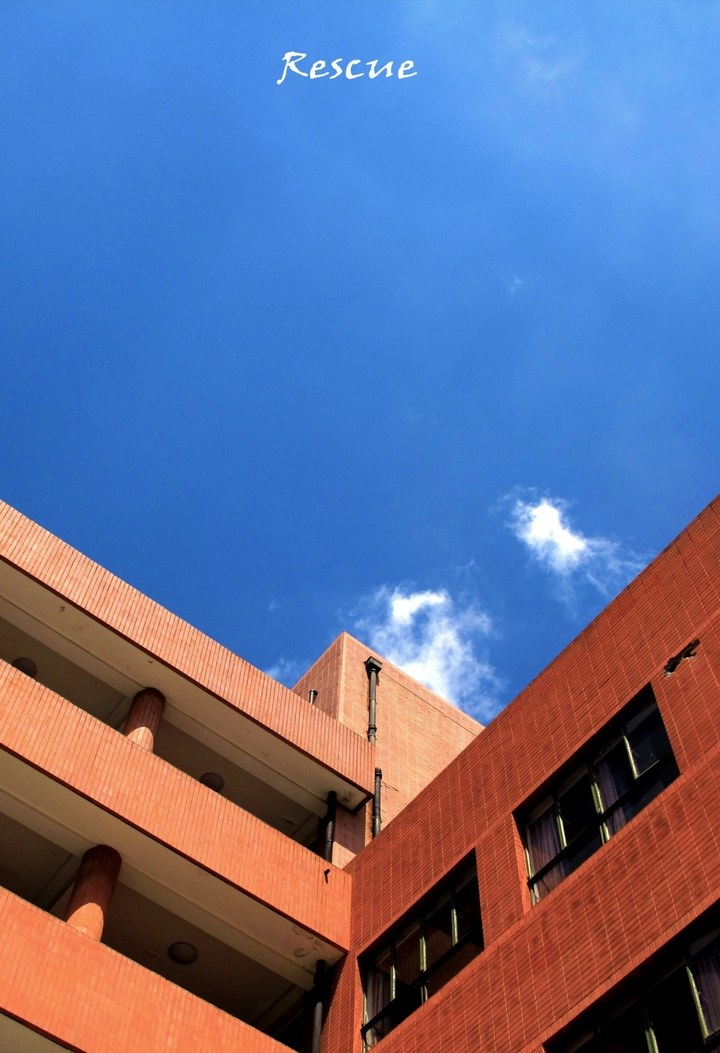
//> input picture TianyiTest/src/1.JPG, 720 x 1053 px
$ ./image ../../TianyiTest/src/1.JPG   (built with g++ and OpenCV 4)
//> lines starting //> are read from the running program, lines starting //| are printed output that depends on the picture
#include <stdio.h>
#include <iostream>
#include <opencv2/imgproc.hpp>
#include <opencv2/highgui.hpp>
#include <opencv2/core/utility.hpp>

using namespace cv; // all the new API is put into "cv" namespace. Export its content
using namespace std;

static void help()
{
    cout <<
    "\nThis program shows how to use cv::Mat and IplImages converting back and forth.\n"
    "It shows reading of images, converting to planes and merging back, color conversion\n"
    "and also iterating through pixels.\n"
    "Call:\n"
    "./image [image-name Default: ../data/lena.jpg]\n" << endl;
}

// enable/disable use of mixed API in the code below.
#define DEMO_MIXED_API_USE 1

#ifdef DEMO_MIXED_API_USE
#  include <opencv2/highgui/highgui_c.h>
#  include <opencv2/imgcodecs/imgcodecs_c.h>
#endif

int main( int argc, char** argv )
{
    cv::CommandLineParser parser(argc, argv, "{help h | |}{@image|../data/lena.jpg|}");
    if (parser.has("help"))
    {
        help();
        return 0;
    }
    string imagename = parser.get<string>("@image");
#if DEMO_MIXED_API_USE
    //! [iplimage]
    Ptr<IplImage> iplimg(cvLoadImage(imagename.c_str())); // Ptr<T> is safe ref-counting pointer class
    if(!iplimg)
    {
        fprintf(stderr, "Can not load image %s\n", imagename.c_str());
        return -1;
    }
    Mat img = cv::cvarrToMat(iplimg); // cv::Mat replaces the CvMat and IplImage, but it's easy to convert
//> img is the input picture: 1053 rows x 720 cols, CV_8UC3; mean B, G, R 150, 110.9, 100.1
    // between the old and the new data structures (by default, only the header
    // is converted, while the data is shared)
    //! [iplimage]
#else
    Mat img = imread(imagename); // the newer cvLoadImage alternative, MATLAB-style function
    if(img.empty())
    {
        fprintf(stderr, "Can not load image %s\n", imagename.c_str());
        return -1;
    }
#endif

    if( img.empty() ) // check if the image has been loaded properly
        return -1;

    Mat img_yuv;
    cvtColor(img, img_yuv, COLOR_BGR2YCrCb); // convert image to YUV color space. The output image will be created automatically
//> img_yuv: 1053 rows x 720 cols, CV_8UC3; mean of channels 0, 1, 2 112.1, 119.4, 149.4

    vector<Mat> planes; // Vector is template vector class, similar to STL's vector. It can store matrices too.
    split(img_yuv, planes); // split the image into separate color planes
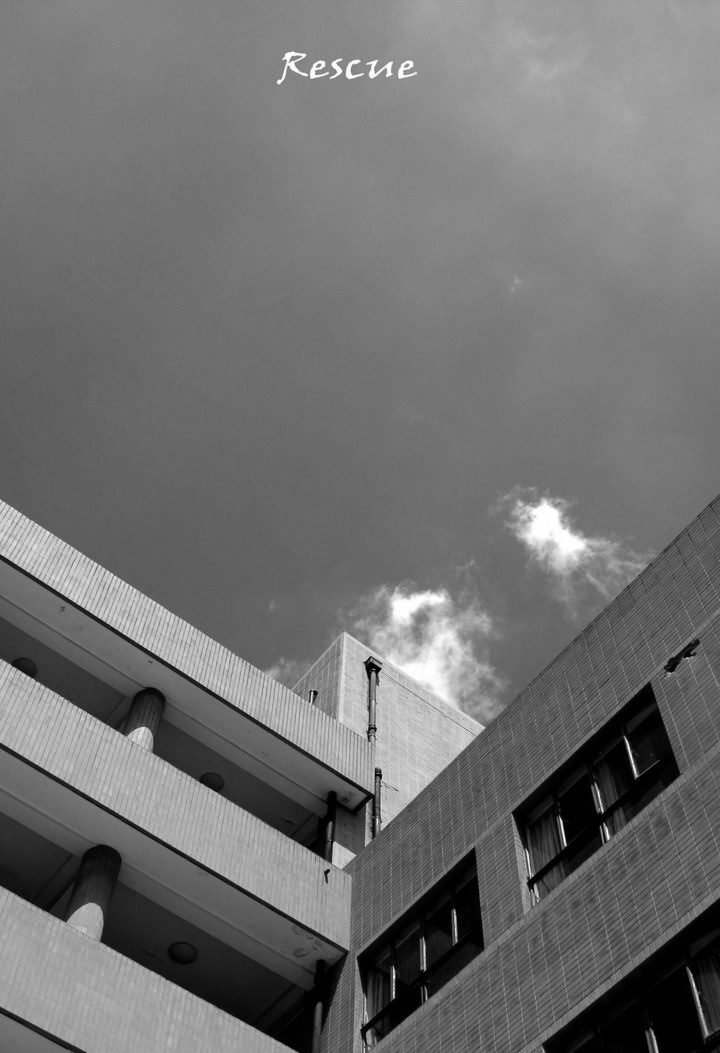
//> planes[0]: 1053 rows x 720 cols, CV_8UC1; min 0, max 255, mean 112.1
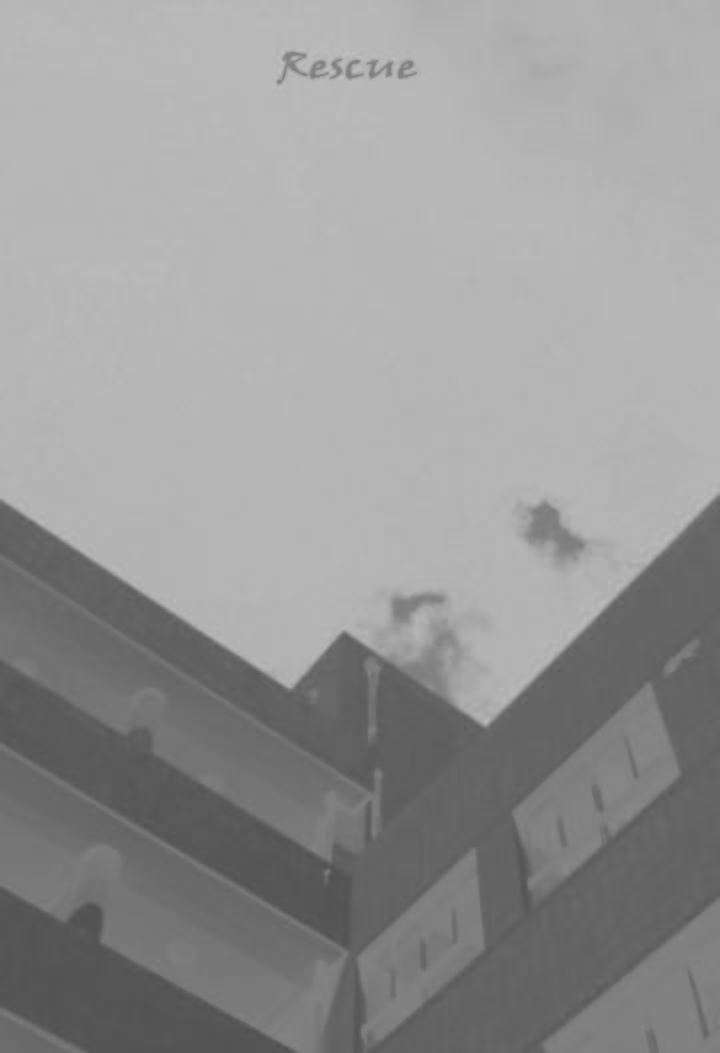
//> planes[2]: 1053 rows x 720 cols, CV_8UC1; min 78, max 191, mean 149.4

#if 1
    // method 1. process Y plane using an iterator
    MatIterator_<uchar> it = planes[0].begin<uchar>(), it_end = planes[0].end<uchar>();
    for(; it != it_end; ++it)
    {
        double v = *it*1.7 + rand()%21-10;
        *it = saturate_cast<uchar>(v*v/255.);
    }
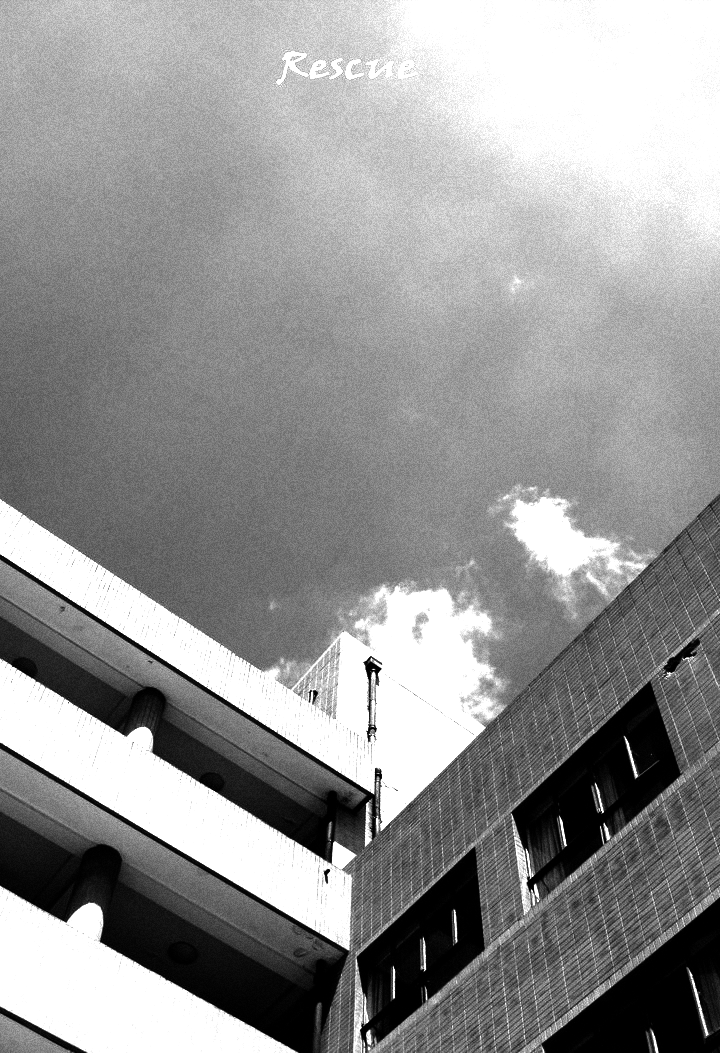
//> planes[0]: 1053 rows x 720 cols, CV_8UC1; min 0, max 255, mean 148.9

    // method 2. process the first chroma plane using pre-stored row pointer.
    // method 3. process the second chroma plane using individual element access
    for( int y = 0; y < img_yuv.rows; y++ )
    {
        uchar* Uptr = planes[1].ptr<uchar>(y);
        for( int x = 0; x < img_yuv.cols; x++ )
        {
            Uptr[x] = saturate_cast<uchar>((Uptr[x]-128)/2 + 128);
            uchar& Vxy = planes[2].at<uchar>(y, x);
            Vxy = saturate_cast<uchar>((Vxy-128)/2 + 128);
        }
    }
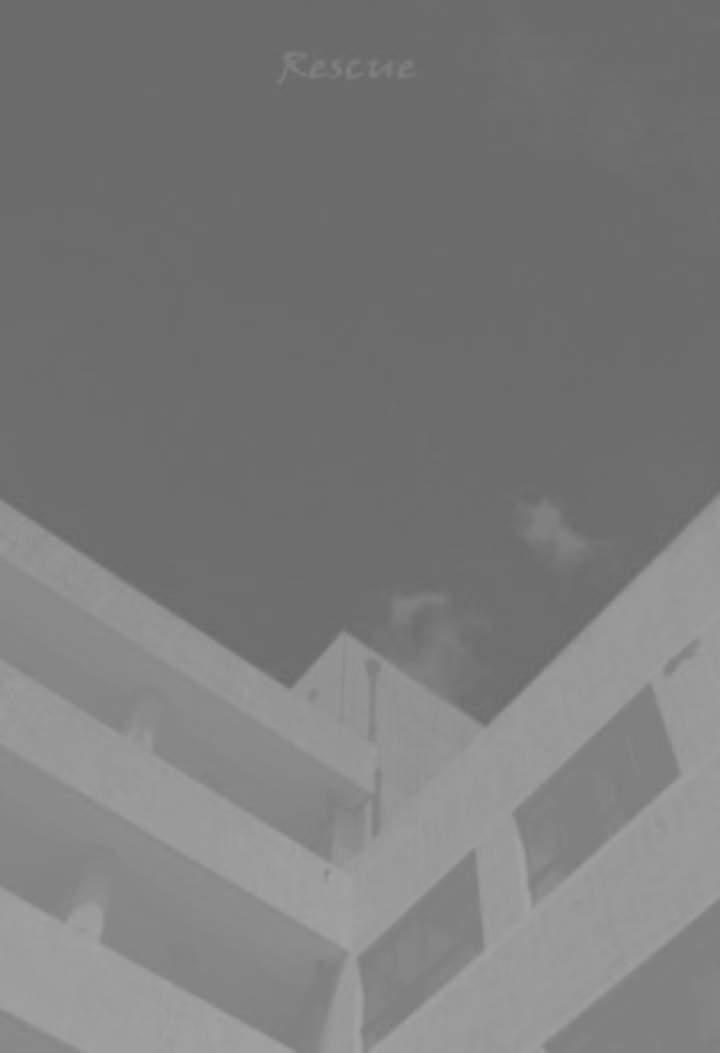
//> planes[1]: 1053 rows x 720 cols, CV_8UC1; min 105, max 162, mean 123.8
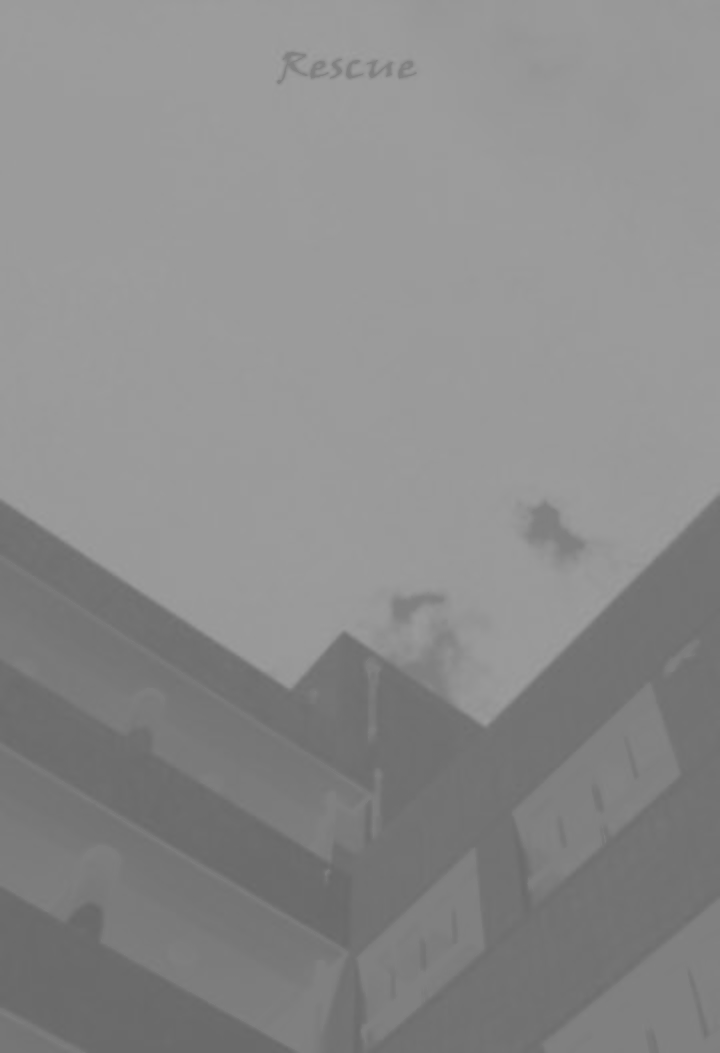
//> planes[2]: 1053 rows x 720 cols, CV_8UC1; min 103, max 159, mean 138.6

#else
    Mat noise(img.size(), CV_8U); // another Mat constructor; allocates a matrix of the specified size and type
    randn(noise, Scalar::all(128), Scalar::all(20)); // fills the matrix with normally distributed random values;
                                                     // there is also randu() for uniformly distributed random number generation
    GaussianBlur(noise, noise, Size(3, 3), 0.5, 0.5); // blur the noise a bit, kernel size is 3x3 and both sigma's are set to 0.5
    const double brightness_gain = 0;
    const double contrast_gain = 1.7;
#if DEMO_MIXED_API_USE
    // it's easy to pass the new matrices to the functions that only work with IplImage or CvMat:
    // step 1) - convert the headers, data will not be copied
    IplImage cv_planes_0 = planes[0], cv_noise = noise;
    // step 2) call the function; do not forget unary "&" to form pointers
    cvAddWeighted(&cv_planes_0, contrast_gain, &cv_noise, 1, -128 + brightness_gain, &cv_planes_0);
#else
    addWeighted(planes[0], contrast_gain, noise, 1, -128 + brightness_gain, planes[0]);
#endif
    const double color_scale = 0.5;
    // Mat::convertTo() replaces cvConvertScale. One must explicitly specify the output matrix type (we keep it intact - planes[1].type())
    planes[1].convertTo(planes[1], planes[1].type(), color_scale, 128*(1-color_scale));
    // alternative form of cv::convertScale if we know the datatype at compile time ("uchar" here).
    // This expression will not create any temporary arrays and should be almost as fast as the above variant
    planes[2] = Mat_<uchar>(planes[2]*color_scale + 128*(1-color_scale));
    // Mat::mul replaces cvMul(). Again, no temporary arrays are created in case of simple expressions.
    planes[0] = planes[0].mul(planes[0], 1./255);
#endif

    // now merge the results back
    merge(planes, img_yuv);
//> img_yuv: 1053 rows x 720 cols, CV_8UC3; mean of channels 0, 1, 2 148.9, 123.8, 138.6
    // and produce the output RGB image
    cvtColor(img_yuv, img, COLOR_YCrCb2BGR);
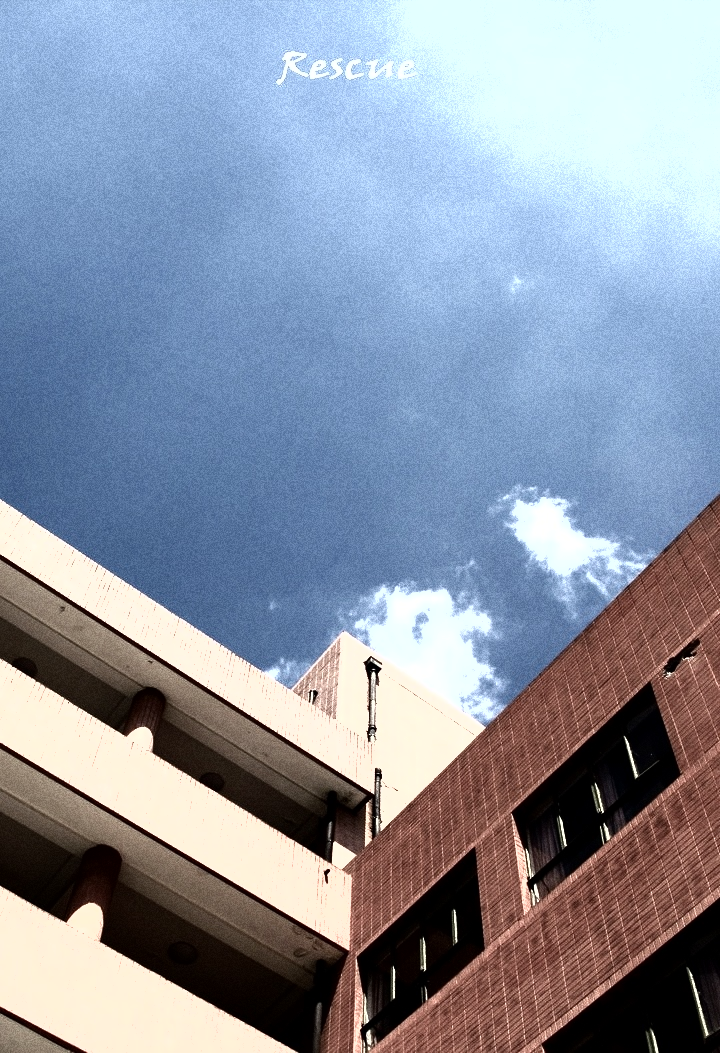
//> img: 1053 rows x 720 cols, CV_8UC3; mean B, G, R 164, 148, 139.3

    // this is counterpart for cvNamedWindow
    namedWindow("image with grain", WINDOW_AUTOSIZE);
#if DEMO_MIXED_API_USE
    // this is to demonstrate that img and iplimg really share the data - the result of the above
    // processing is stored in img and thus in iplimg too.
    cvShowImage("image with grain", iplimg);
#else
    imshow("image with grain", img);
#endif
    waitKey();

    return 0;
    // all the memory will automatically be released by Vector<>, Mat and Ptr<> destructors.
}
